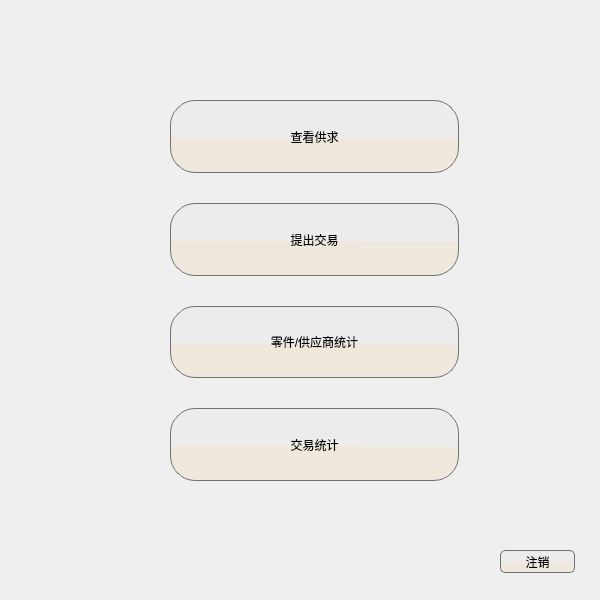
<?xml version="1.0" encoding="UTF-8"?>
<ui version="4.0">
 <class>Form</class>
 <widget class="QWidget" name="Form">
  <property name="geometry">
   <rect>
    <x>0</x>
    <y>0</y>
    <width>600</width>
    <height>600</height>
   </rect>
  </property>
  <property name="minimumSize">
   <size>
    <width>600</width>
    <height>600</height>
   </size>
  </property>
  <property name="maximumSize">
   <size>
    <width>600</width>
    <height>600</height>
   </size>
  </property>
  <property name="windowTitle">
   <string>Form</string>
  </property>
  <property name="styleSheet">
   <string notr="true">QWidget#Form
{
	border-image: url(:/TmainWgt/resource/picture/TmainWgt_background.jpg);
}</string>
  </property>
  <widget class="QWidget" name="layoutWidget">
   <property name="geometry">
    <rect>
     <x>170</x>
     <y>100</y>
     <width>289</width>
     <height>381</height>
    </rect>
   </property>
   <layout class="QVBoxLayout" name="verticalLayout">
    <property name="spacing">
     <number>30</number>
    </property>
    <item>
     <widget class="QPushButton" name="SseePartsBtn">
      <property name="sizePolicy">
       <sizepolicy hsizetype="Minimum" vsizetype="Expanding">
        <horstretch>0</horstretch>
        <verstretch>0</verstretch>
       </sizepolicy>
      </property>
      <property name="styleSheet">
       <string notr="true">QPushButton{
	
	background-color: rgb(245, 255, 48);
border:1px solid #717171;
border-radius:25px;
font: 28pt &quot;楷体&quot;;
background-color: qconicalgradient(cx:0.5,cy:0.522909, angle:179.9, stop:0.494318 rgba(238, 233, 220, 255), stop:0.5 rgba(236, 236, 236, 255));

}
QPushButton:hover
{
	background-color: qlineargradient(spread:pad, x1:0.909, y1:0.864, x2:0.926, y2:0, stop:0.448864 rgba(188, 100, 88, 250), stop:1 rgba(255, 255, 255, 255));
	
}

</string>
      </property>
      <property name="text">
       <string>查看供求</string>
      </property>
     </widget>
    </item>
    <item>
     <widget class="QPushButton" name="SsuppyPartsBtn">
      <property name="sizePolicy">
       <sizepolicy hsizetype="Minimum" vsizetype="Expanding">
        <horstretch>0</horstretch>
        <verstretch>0</verstretch>
       </sizepolicy>
      </property>
      <property name="styleSheet">
       <string notr="true">QPushButton{
	
	background-color: rgb(245, 255, 48);
border:1px solid #717171;
border-radius:25px;
font: 28pt &quot;楷体&quot;;
background-color: qconicalgradient(cx:0.5,cy:0.522909, angle:179.9, stop:0.494318 rgba(238, 233, 220, 255), stop:0.5 rgba(236, 236, 236, 255));

}
QPushButton:hover
{
	background-color: qlineargradient(spread:pad, x1:0.909, y1:0.864, x2:0.926, y2:0, stop:0.448864 rgba(188, 100, 88, 250), stop:1 rgba(255, 255, 255, 255));
	
}

</string>
      </property>
      <property name="text">
       <string>提出交易</string>
      </property>
     </widget>
    </item>
    <item>
     <widget class="QPushButton" name="psummaryBtn">
      <property name="sizePolicy">
       <sizepolicy hsizetype="Minimum" vsizetype="Expanding">
        <horstretch>0</horstretch>
        <verstretch>0</verstretch>
       </sizepolicy>
      </property>
      <property name="styleSheet">
       <string notr="true">QPushButton{
	
	background-color: rgb(245, 255, 48);
border:1px solid #717171;
border-radius:25px;
font: 28pt &quot;楷体&quot;;
background-color: qconicalgradient(cx:0.5,cy:0.522909, angle:179.9, stop:0.494318 rgba(238, 233, 220, 255), stop:0.5 rgba(236, 236, 236, 255));

}
QPushButton:hover
{
	background-color: qlineargradient(spread:pad, x1:0.909, y1:0.864, x2:0.926, y2:0, stop:0.448864 rgba(255, 239, 88, 250), stop:1 rgba(255, 255, 255, 255));
	
}

</string>
      </property>
      <property name="text">
       <string>零件/供应商统计</string>
      </property>
     </widget>
    </item>
    <item>
     <widget class="QPushButton" name="SresultTradeBtn">
      <property name="sizePolicy">
       <sizepolicy hsizetype="Minimum" vsizetype="Expanding">
        <horstretch>0</horstretch>
        <verstretch>0</verstretch>
       </sizepolicy>
      </property>
      <property name="styleSheet">
       <string notr="true">QPushButton{
	
	background-color: rgb(245, 255, 48);
border:1px solid #717171;
border-radius:25px;
font: 28pt &quot;楷体&quot;;
background-color: qconicalgradient(cx:0.5,cy:0.522909, angle:179.9, stop:0.494318 rgba(238, 233, 220, 255), stop:0.5 rgba(236, 236, 236, 255));

}
QPushButton:hover
{
	background-color: qlineargradient(spread:pad, x1:0.909, y1:0.864, x2:0.926, y2:0, stop:0.448864 rgba(188, 100, 88, 250), stop:1 rgba(255, 255, 255, 255));
	
}

</string>
      </property>
      <property name="text">
       <string>交易统计</string>
      </property>
     </widget>
    </item>
   </layout>
  </widget>
  <widget class="QPushButton" name="SlogoutBtn">
   <property name="geometry">
    <rect>
     <x>500</x>
     <y>550</y>
     <width>75</width>
     <height>23</height>
    </rect>
   </property>
   <property name="styleSheet">
    <string notr="true">QPushButton{
	
	background-color: rgb(245, 255, 48);
border:1px solid #717171;
border-radius:5px;
font: 15pt &quot;楷体&quot;;
background-color: qconicalgradient(cx:0.5,cy:0.522909, angle:179.9, stop:0.494318 rgba(238, 233, 220, 255), stop:0.5 rgba(236, 236, 236, 255));

}
QPushButton:hover
{
	background-color: qlineargradient(spread:pad, x1:0.909, y1:0.864, x2:0.926, y2:0, stop:0.448864 rgba(188, 100, 88, 250), stop:1 rgba(255, 255, 255, 255));
	
}

</string>
   </property>
   <property name="text">
    <string>注销</string>
   </property>
  </widget>
 </widget>
 <resources>
  <include location="images.qrc"/>
 </resources>
 <connections>
  <connection>
   <sender>SseePartsBtn</sender>
   <signal>clicked()</signal>
   <receiver>Form</receiver>
   <slot>seeSPandCP()</slot>
   <hints>
    <hint type="sourcelabel">
     <x>316</x>
     <y>151</y>
    </hint>
    <hint type="destinationlabel">
     <x>636</x>
     <y>183</y>
    </hint>
   </hints>
  </connection>
  <connection>
   <sender>SsuppyPartsBtn</sender>
   <signal>clicked()</signal>
   <receiver>Form</receiver>
   <slot>giveTrade()</slot>
   <hints>
    <hint type="sourcelabel">
     <x>333</x>
     <y>275</y>
    </hint>
    <hint type="destinationlabel">
     <x>624</x>
     <y>288</y>
    </hint>
   </hints>
  </connection>
  <connection>
   <sender>SresultTradeBtn</sender>
   <signal>clicked()</signal>
   <receiver>Form</receiver>
   <slot>Tsummary()</slot>
   <hints>
    <hint type="sourcelabel">
     <x>360</x>
     <y>479</y>
    </hint>
    <hint type="destinationlabel">
     <x>680</x>
     <y>403</y>
    </hint>
   </hints>
  </connection>
  <connection>
   <sender>SlogoutBtn</sender>
   <signal>clicked()</signal>
   <receiver>Form</receiver>
   <slot>Tlogout()</slot>
   <hints>
    <hint type="sourcelabel">
     <x>561</x>
     <y>561</y>
    </hint>
    <hint type="destinationlabel">
     <x>649</x>
     <y>561</y>
    </hint>
   </hints>
  </connection>
  <connection>
   <sender>psummaryBtn</sender>
   <signal>clicked()</signal>
   <receiver>Form</receiver>
   <slot>TsummaryP()</slot>
   <hints>
    <hint type="sourcelabel">
     <x>335</x>
     <y>336</y>
    </hint>
    <hint type="destinationlabel">
     <x>676</x>
     <y>351</y>
    </hint>
   </hints>
  </connection>
 </connections>
 <slots>
  <slot>seeSPandCP()</slot>
  <slot>giveTrade()</slot>
  <slot>Tsummary()</slot>
  <slot>Tlogout()</slot>
  <slot>TsummaryP()</slot>
 </slots>
</ui>
